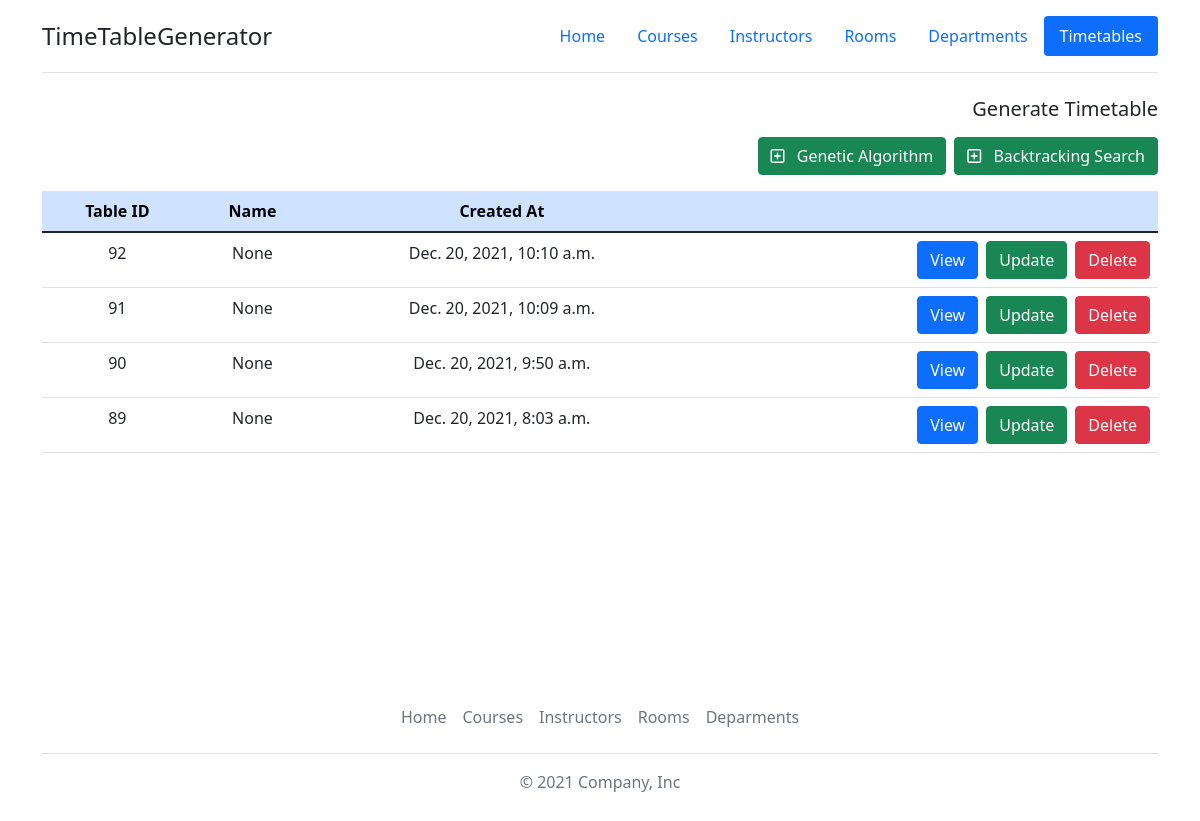
Before: /timetable/list-timetables/ with the older database file.
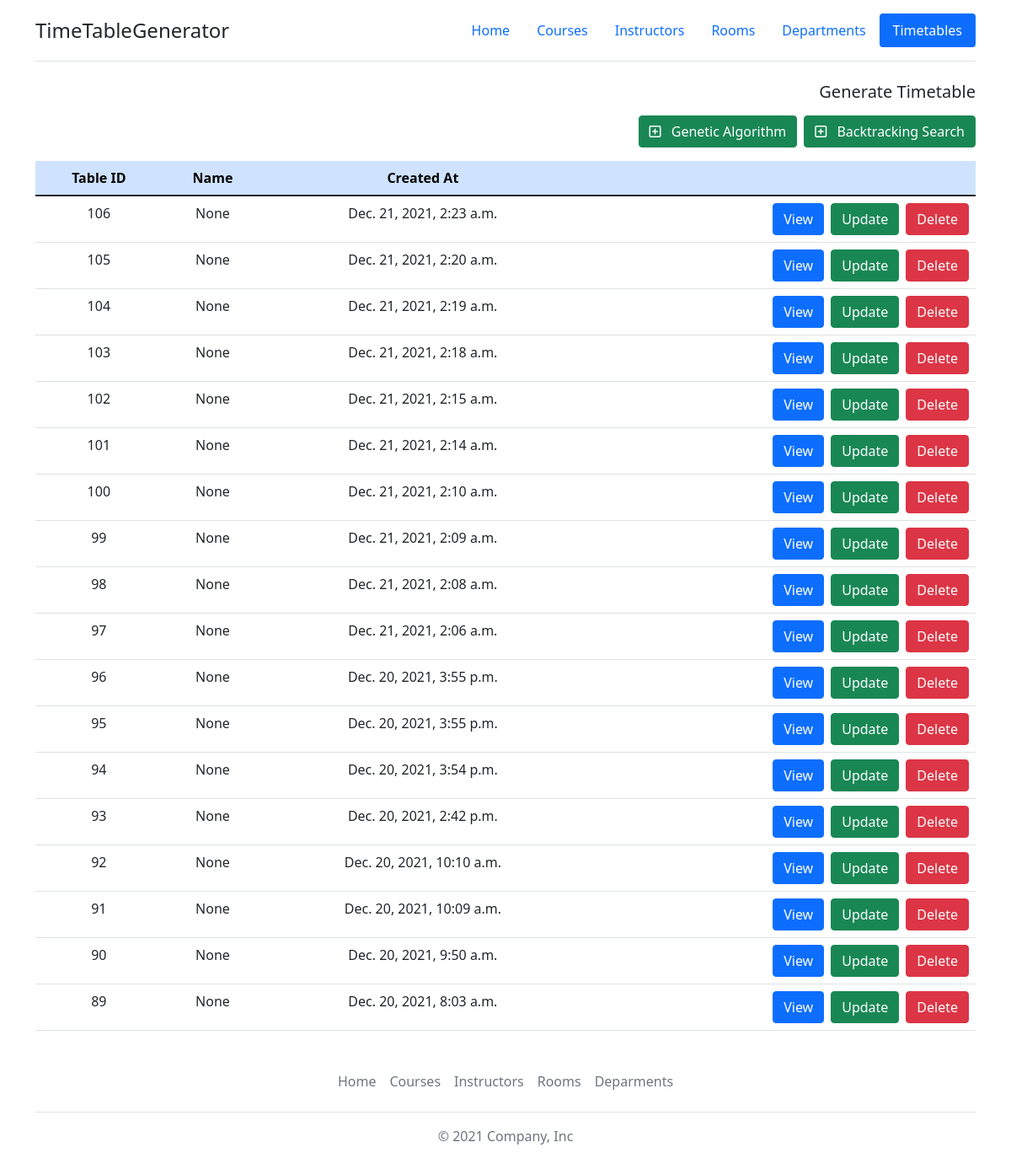
After: the same page with the newer database file.
### Timetable/models.py (models this page shows, shortened)
class Timetable(models.Model):
    timetable_id = models.AutoField(primary_key=True)
    name = models.CharField(max_length=20, null=True)
    timestamp = models.DateTimeField(auto_now_add=True, null=True)

### Timetable/views.py (the view)
# urls.py: path('list-timetables/', views.listTimetables, name='timetables'),
def listTimetables(request):
    timetables = Timetable.objects.all()
    lst_timetable = []
    for timetable in timetables:
        lst_timetable.append(timetable)
    lst_timetable.sort(key=lambda tb: tb.timetable_id * -1)
    context = {'timetables': lst_timetable}
    return render(request, 'timetables.html', context)

### Timetable/templates/timetables.html (shortened to what this page needs)
{% extends 'base.html' %}
{% load static %}
{% block navbar %}
<header class="d-flex flex-wrap justify-content-center py-3 mb-4 border-bottom">
    <a href="{% url 'home' %}" class="d-flex align-items-center mb-3 mb-md-0 me-md-auto text-dark text-decoration-none">
        <span class="fs-4">TimeTableGenerator</span>
    </a>
    <ul class="nav nav-pills">
        <li class="nav-item"><a href="{% url 'home' %}" class="nav-link">Home</a></li>
        <li class="nav-item"><a href="{% url 'courses' %}" class="nav-link">Courses</a></li>
        <li class="nav-item"><a href="{% url 'instructors' %}" class="nav-link">Instructors</a></li>
        <li class="nav-item"><a href="{% url 'rooms' %}" class="nav-link">Rooms</a></li>
        <li class="nav-item"><a href="{% url 'departments' %}" class="nav-link">Departments</a></li>
        <li calss="nav-item"><a href="{% url 'timetables' %}" class="nav-link active" aria-current="page">Timetables</a></li>
    </ul>
</header>
{% endblock %}
{% block content %}
<div class="container" style="min-height: 70vh;">
    <div class="table-responsive-lg">
        <h5 class="text-end">Generate Timetable</h5>
        <div class="d-flex justify-content-end my-2">
            <a href="{% url 'generateTimetableGA' %}" class="btn btn-success float-end my-2 me-2">
                <i class="far fa-plus-square me-2"></i>
                Genetic Algorithm
            </a>
            <a href="{% url 'generateTimetableCSP' %}" class="btn btn-success float-end my-2">
                <i class="far fa-plus-square me-2"></i>
                Backtracking Search
            </a>
        </div>
        <table class="table table-hover">
            <thead>
                <tr class="table-primary">
                    <th class="text-center" scope="col">Table ID</th>
                    <th class="text-center" scope="col">Name</th>
                    <th class="text-center" scope="col">Created At</th>
                    <th scope="col"> </th>
                </tr>
            </thead>
            <tbody>
                {% for timetable in timetables %}
                    <tr>
                        <td class="text-center">{{ timetable.timetable_id }}</td>
                        <td class="text-center">{{ timetable.name }}</td>
                        <td class="text-center">{{ timetable.timestamp }}</td>
                        <td>
                            <div class="d-flex justify-content-end">
                                <a class="btn btn-primary me-2" href ="{% url 'viewTimetable' timetable.timetable_id %}">View</a>
                                <a class="btn btn-success me-2" href="{% url 'updateTimetable' timetable.timetable_id %}">Update</a>
                                <form action="{% url 'deleteTimetable' timetable.timetable_id %}" method="POST">
                                    <button class="btn btn-danger" type="submit">Delete</button>
                                </form>
                            </div>
                        </td>
                    </tr>
                {% endfor %}
            </tbody>
        </table>
    </div>
</div>
{% endblock %}

### Timetable/templates/base.html (shortened to what this page needs)
<!DOCTYPE html>
<html lang="en">
    <head>
        {% load static %}
        <link href="https://cdn.jsdelivr.net/npm/bootstrap@5.1.3/dist/css/bootstrap.min.css" rel="stylesheet">
        <link href="{% static 'css/style.css' %}" rel="stylesheet">
    </head>
    <body>
        <div class="container">
            {% block navbar %}
            {% endblock %}
        </div>
        {% block content %}
        {% endblock %}
        <div class="container">
            <footer class="py-3 my-4">
                <ul class="nav justify-content-center border-bottom pb-3 mb-3">
                    <li class="nav-item"><a href="{% url 'home' %}" class="nav-link px-2 text-muted">Home</a></li>
                    <li class="nav-item"><a href="{% url 'courses' %}" class="nav-link px-2 text-muted">Courses</a></li>
                    <li class="nav-item"><a href="{% url 'instructors' %}" class="nav-link px-2 text-muted">Instructors</a></li>
                    <li class="nav-item"><a href="{% url 'rooms' %}" class="nav-link px-2 text-muted">Rooms</a></li>
                    <li class="nav-item"><a href="{% url 'departments' %}" class="nav-link px-2 text-muted">Deparments</a></li>
                </ul>
                <p class="text-center text-muted">© 2021 Company, Inc</p>
            </footer>
        </div>
    </body>
</html>

### Timetable/static/css/style.css (style rules this page uses)
a { cursor: pointer; }

Changed rows visible on the page:
added Timetable: timetable_id "106", name "None", timestamp "Dec. 21, 2021, 2:23 a.m."
added Timetable: timetable_id "105", name "None", timestamp "Dec. 21, 2021, 2:20 a.m."
added Timetable: timetable_id "104", name "None", timestamp "Dec. 21, 2021, 2:19 a.m."
added Timetable: timetable_id "103", name "None", timestamp "Dec. 21, 2021, 2:18 a.m."
added Timetable: timetable_id "102", name "None", timestamp "Dec. 21, 2021, 2:15 a.m."
added Timetable: timetable_id "101", name "None", timestamp "Dec. 21, 2021, 2:14 a.m."
added Timetable: timetable_id "100", name "None", timestamp "Dec. 21, 2021, 2:10 a.m."
added Timetable: timetable_id "99", name "None", timestamp "Dec. 21, 2021, 2:09 a.m."
added Timetable: timetable_id "98", name "None", timestamp "Dec. 21, 2021, 2:08 a.m."
added Timetable: timetable_id "97", name "None", timestamp "Dec. 21, 2021, 2:06 a.m."
added Timetable: timetable_id "96", name "None", timestamp "Dec. 20, 2021, 3:55 p.m."
added Timetable: timetable_id "95", name "None", timestamp "Dec. 20, 2021, 3:55 p.m."
added Timetable: timetable_id "94", name "None", timestamp "Dec. 20, 2021, 3:54 p.m."
added Timetable: timetable_id "93", name "None", timestamp "Dec. 20, 2021, 2:42 p.m."
